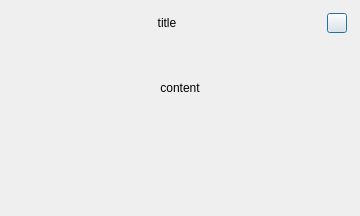
<?xml version="1.0" encoding="UTF-8"?>
<ui version="4.0">
 <class>DialogMsg</class>
 <widget class="QDialog" name="DialogMsg">
  <property name="geometry">
   <rect>
    <x>0</x>
    <y>0</y>
    <width>360</width>
    <height>216</height>
   </rect>
  </property>
  <property name="windowTitle">
   <string>DialogMsg</string>
  </property>
  <layout class="QVBoxLayout" name="verticalLayout">
   <property name="spacing">
    <number>0</number>
   </property>
   <property name="leftMargin">
    <number>8</number>
   </property>
   <property name="topMargin">
    <number>8</number>
   </property>
   <property name="rightMargin">
    <number>8</number>
   </property>
   <property name="bottomMargin">
    <number>8</number>
   </property>
   <item>
    <widget class="QWidget" name="contentWidget" native="true">
     <layout class="QVBoxLayout" name="verticalLayout_2" stretch="0,3,2">
      <property name="leftMargin">
       <number>5</number>
      </property>
      <property name="topMargin">
       <number>5</number>
      </property>
      <property name="rightMargin">
       <number>5</number>
      </property>
      <property name="bottomMargin">
       <number>5</number>
      </property>
      <item>
       <layout class="QHBoxLayout" name="layout_title">
        <property name="bottomMargin">
         <number>0</number>
        </property>
        <item>
         <widget class="QLabel" name="label_title">
          <property name="text">
           <string>title</string>
          </property>
          <property name="alignment">
           <set>Qt::AlignCenter</set>
          </property>
         </widget>
        </item>
        <item>
         <widget class="QPushButton" name="btn_close">
          <property name="minimumSize">
           <size>
            <width>20</width>
            <height>20</height>
           </size>
          </property>
          <property name="maximumSize">
           <size>
            <width>20</width>
            <height>20</height>
           </size>
          </property>
          <property name="text">
           <string/>
          </property>
         </widget>
        </item>
       </layout>
      </item>
      <item>
       <widget class="QLabel" name="label_content">
        <property name="text">
         <string>content</string>
        </property>
        <property name="alignment">
         <set>Qt::AlignCenter</set>
        </property>
       </widget>
      </item>
      <item>
       <layout class="QHBoxLayout" name="layout_btn">
        <property name="spacing">
         <number>15</number>
        </property>
        <property name="bottomMargin">
         <number>20</number>
        </property>
       </layout>
      </item>
     </layout>
    </widget>
   </item>
  </layout>
 </widget>
 <layoutdefault spacing="6" margin="11"/>
 <resources/>
 <connections/>
</ui>
